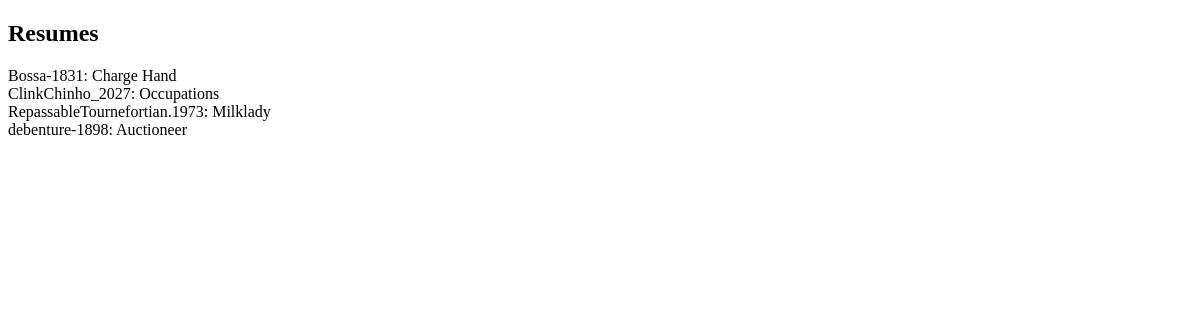
Before: /resumes/ with the older database file.
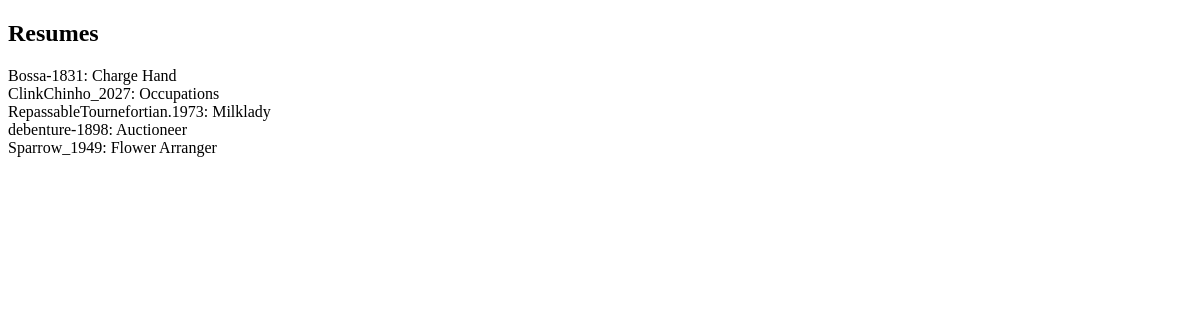
After: the same page with the newer database file.
### hyperjob/resume/models.py (models this page shows)
class Resume(models.Model):
    description = models.CharField(max_length=1024)
    author = models.ForeignKey(User, on_delete=models.CASCADE)

### hyperjob/resume/views.py (the view)
# urls.py: path('resumes/', resumes, name='resumes'),
def resumes(request):
    resume_list = Resume.objects.all()
    return render(request, 'resumes.html', {'resumes': resume_list})

### hyperjob/resume/templates/resumes.html (shortened to what this page needs)
<!DOCTYPE html>
<html lang="en">
<head>
</head>
<body>
<h2>Resumes</h2>
{% if resumes %}
    {% for resume in resumes %}
        <div>{{ resume.author }}: {{ resume.description }}</div>
    {% endfor %}
{% else %}
    <p>No resumes are available.</p>
{% endif %}
</body>
</html>

Changed rows visible on the page:
added Resume: author "Sparrow_1949", description "Flower Arranger"
